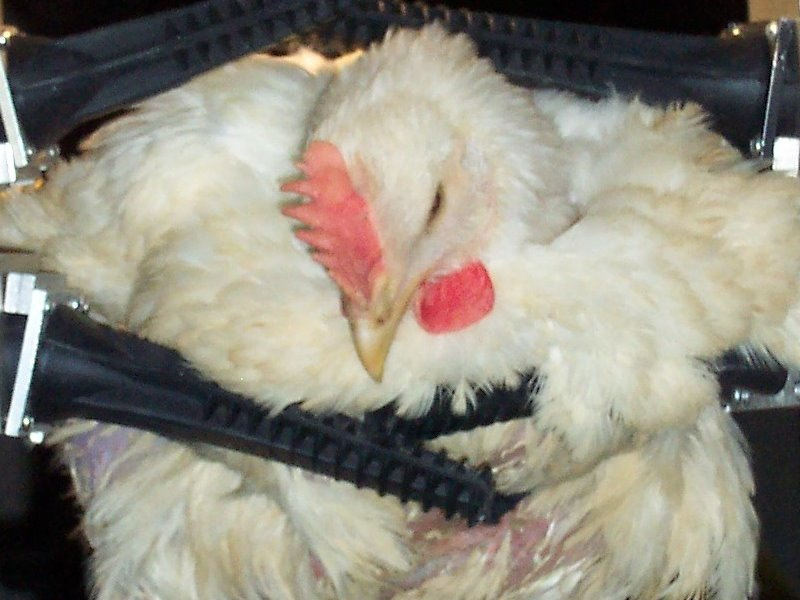
%> input picture HW4/code/Chicken.jpg, 800 x 600 px
$ octave PCA.m   (GNU Octave 9; MATLAB toolbox functions it lacks are replaced by stand-ins)
%> lines starting %> are read from the running program, lines starting %| are printed output that depends on the picture
clear
clc

img = imread('Chicken.jpg');
%> img is the input picture: size 600x800x3 uint8; mean R, G, B 142.7, 137.9, 125.5
img=im2double(img);
%> img: size 600x800x3 double
C=zeros(3);
N=600*800;

for k=1:3
    for j=1:3
        C(k,j)=1/(N)*sum((reshape(img(:,:,k)',N,1)-mean(mean(img(:,:,k)))).*(reshape(img(:,:,j)',N,1)-mean(mean(img(:,:,j)))));
    end
end
%> after the loop, C = [0.0824 0.0773 0.0665; 0.0773 0.0773 0.067; 0.0665 0.067 0.0594]

[V,D,W] = eig(C);
%> V = [-0.176 0.772 0.611; 0.742 -0.304 0.597; -0.647 -0.558 0.52]; D = [0.000628 0 0; 0 0.00385 0; 0 0 0.215]; W has the same summary as V
[D,I] = sort(diag(D),'descend');
%> D = [0.215; 0.00385; 0.000628]; I = [3; 2; 1]
V = V(:, I);
%> V = [0.611 0.772 -0.176; 0.597 -0.304 0.742; 0.52 -0.558 -0.647]
V=V';
%> V = [0.611 0.597 0.52; 0.772 -0.304 -0.558; -0.176 0.742 -0.647]

R=img(:,:,1);
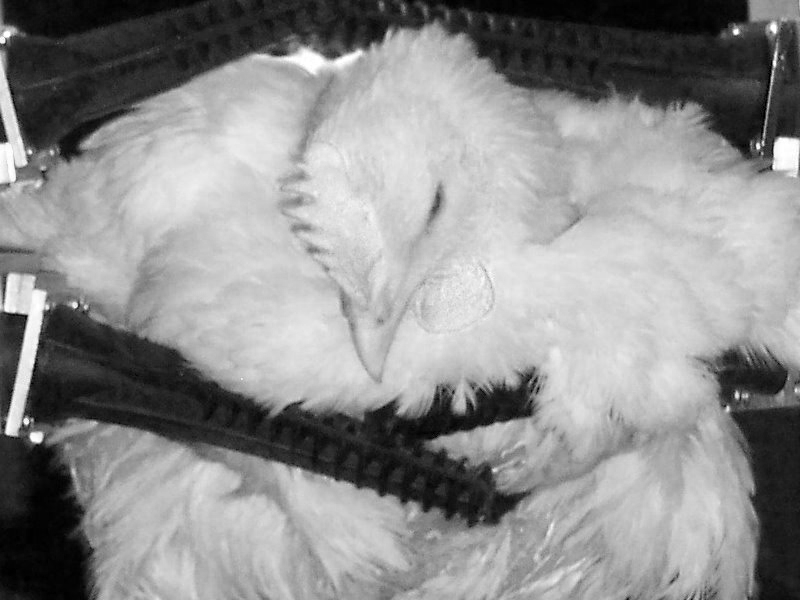
%> R: size 600x800 double; min 0, max 1, mean 0.559
G=img(:,:,2);
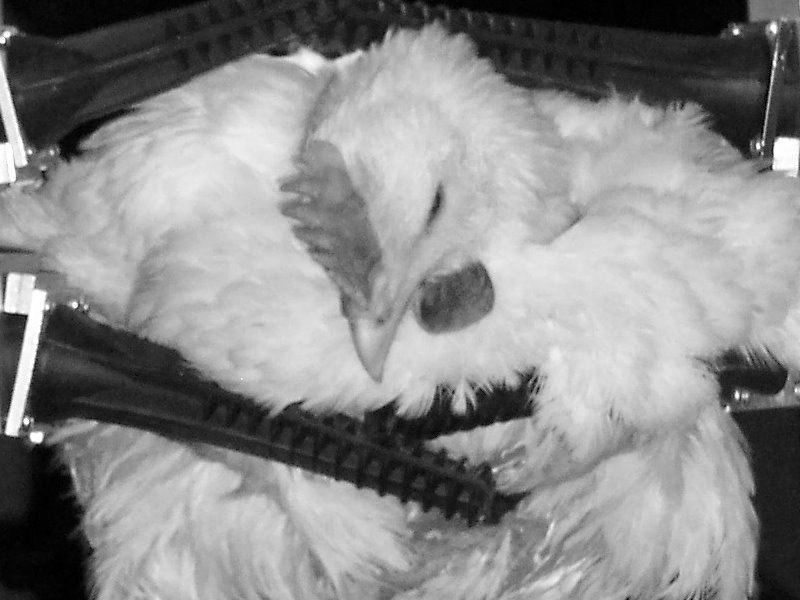
%> G: size 600x800 double; min 0, max 1, mean 0.541
B=img(:,:,3);
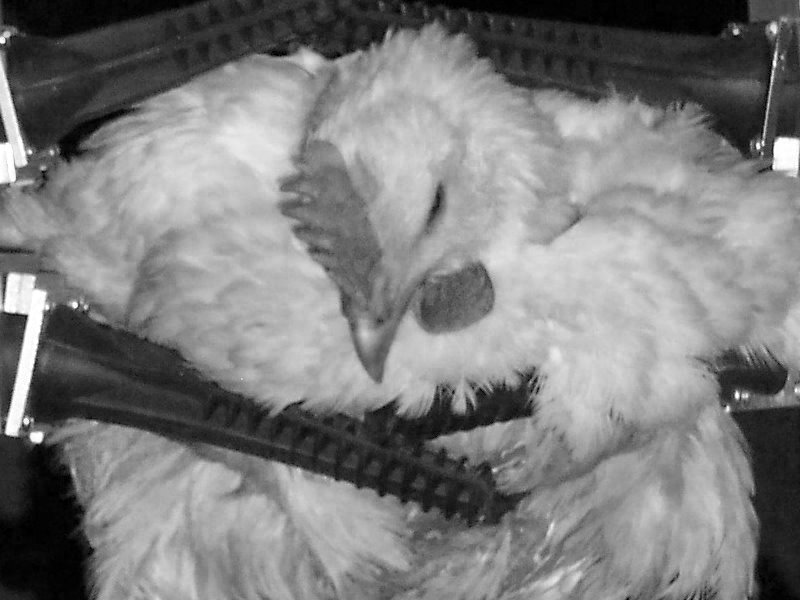
%> B: size 600x800 double; min 0, max 1, mean 0.492

Rmean= sum(sum(R))/B(1)*B(2);
%> Rmean = 268521.1
Gmean= sum(sum(G))/B(1)*B(2);
%> Gmean = 259645
Bmean= sum(sum(B))/B(1)*B(2);
%> Bmean = 236141.3

R1= R- Rmean;
G1= G- Gmean;
B1= B- Bmean;

R1=R1(:)';
G1=G1(:)';
B1=B1(:)';
X=[R1; G1; B1];

V1=V*X;
a=0;
b=255;

x1_m=min(V1(1,:));
%> x1_m = -441836.2
x1_M=max(V1(1,:));
%> x1_M = -441834.4

x2_m=min(V1(2,:));
%> x2_m = 3437.9
x2_M=max(V1(2,:));
%> x2_M = 3438.6

x3_m=min(V1(3,:));
%> x3_m = 7126.2
x3_M=max(V1(3,:));
%> x3_M = 7126.6

y1=((b-a)/(x1_M-x1_m))*(V1(1,:)-x1_m) + a;
y2=((b-a)/(x2_M-x2_m))*(V1(2,:)-x2_m) + a;
y3=((b-a)/(x3_M-x3_m))*(V1(3,:)-x3_m) + a;

r=reshape(y1,[600,800]);
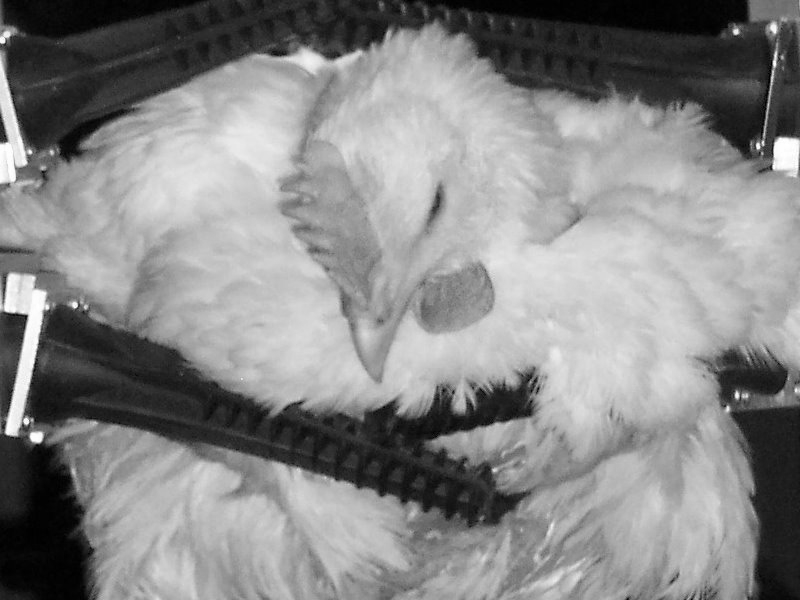
%> r: size 600x800 double; min 0, max 255, mean 135.8; drawn with min black and max white
g=reshape(y2,[600,800]);
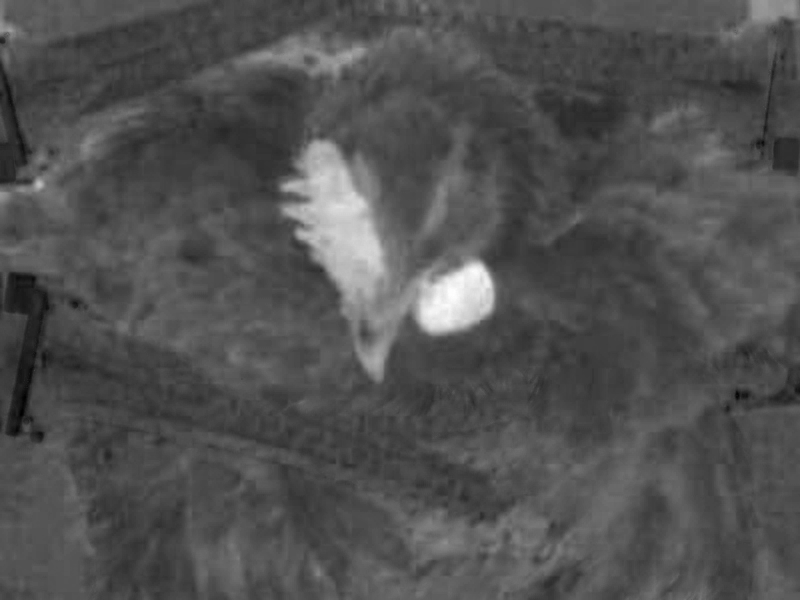
%> g: size 600x800 double; min 0, max 255, mean 81.6
b=reshape(y3,[600,800]);
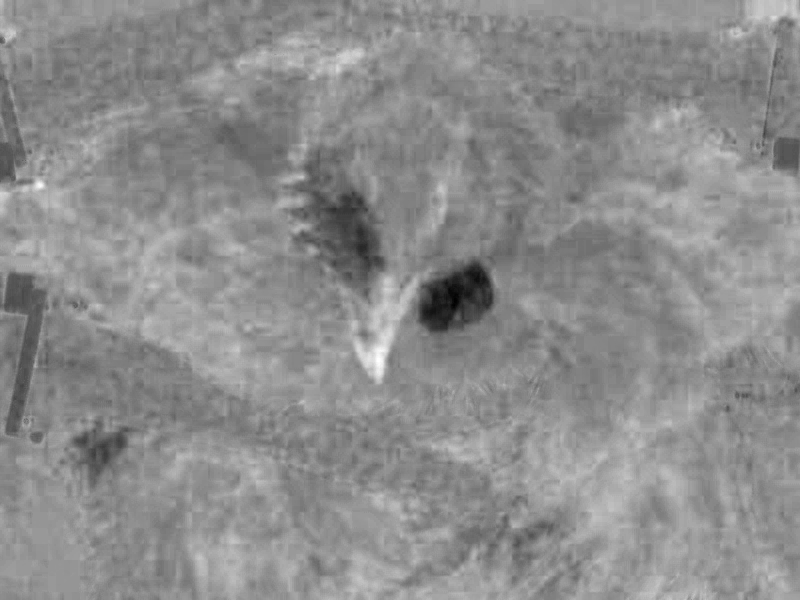
%> b: size 600x800 double; min 0, max 255, mean 141.1


subplot(1,3,1)
imshow(uint8(r))
subplot(1,3,2)
imshow(uint8(g))
subplot(1,3,3)
imshow(uint8(b))
